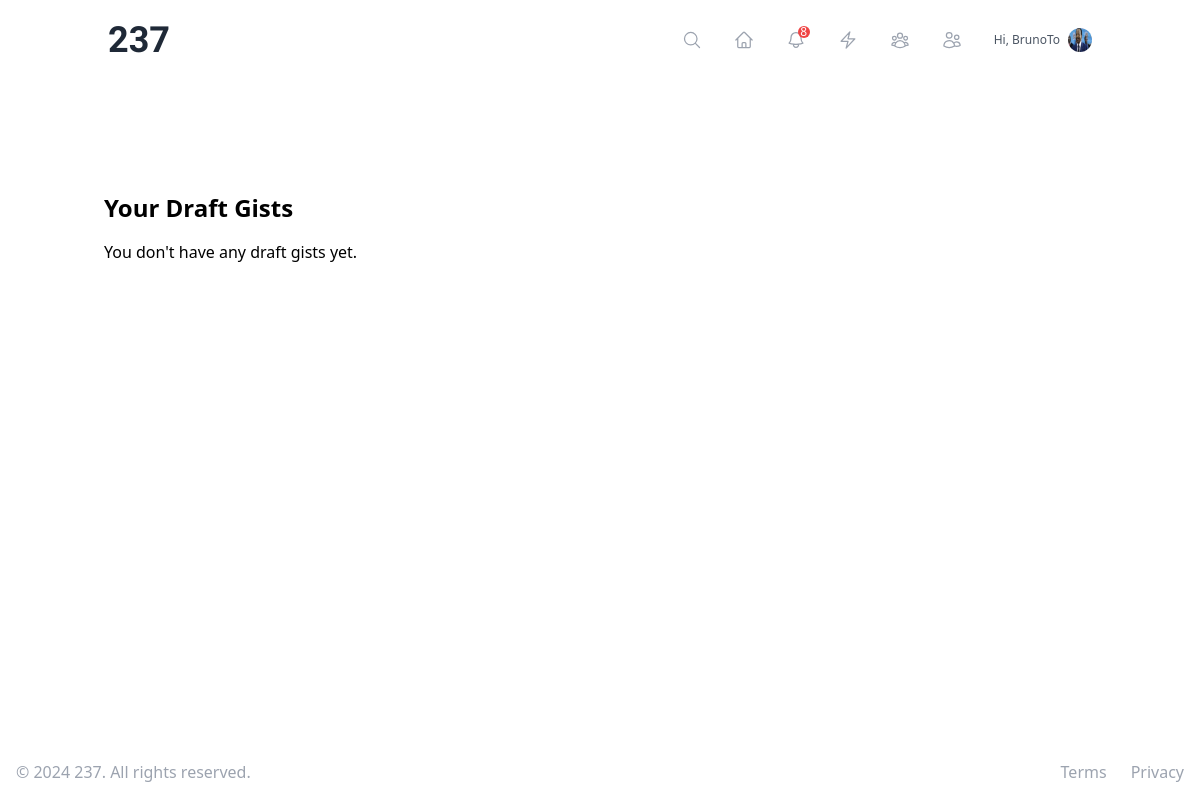
The page /drafts/ (signed in) on the database as committed earlier.
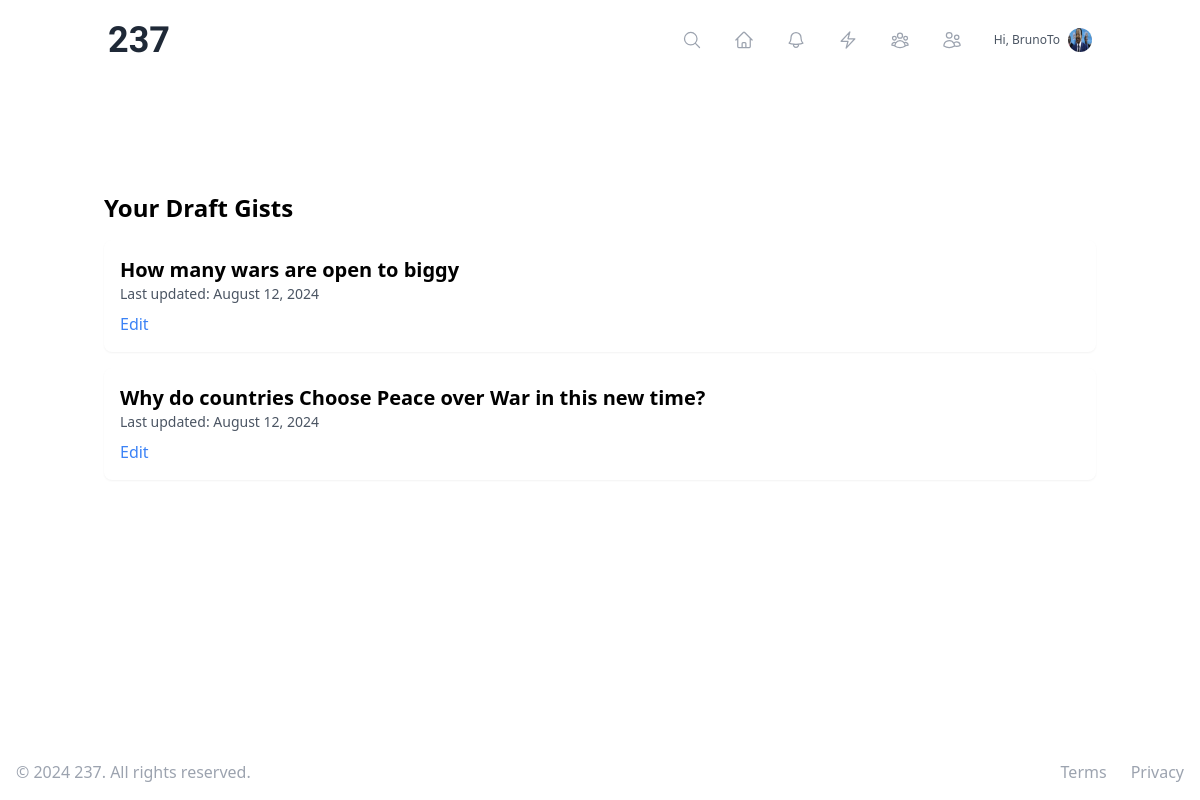
The same page on the database as committed later.
### users/models.py (models this page shows, shortened)
class User(AbstractUser):
    bio = models.TextField(max_length=500, blank=True)
    profile_picture = models.ImageField(upload_to='profile_pics/', blank=True, null=True)
    date_joined = models.DateTimeField(auto_now_add=True)
    location = models.CharField(max_length=100, blank=True)
    website = models.URLField(max_length=200, blank=True)
    following = models.ManyToManyField('self', symmetrical=False, related_name='followers')
    blocked_users = models.ManyToManyField('self', symmetrical=False, related_name='blocked_by')
    is_verified = models.BooleanField(default=False)
    is_premium = models.BooleanField(default=False)
    is_manual_writer = models.BooleanField(default=False)
    def get_avatar_url(self):
        return get_or_create_avatar(self)
    def unread_notifications_count(self):
        return self.notifications.filter(is_read=False).count()

### articles/models.py (models this page shows, shortened)
class Article(models.Model):
    title = models.CharField(max_length=200)
    content = models.TextField()
    image = models.ImageField(upload_to='article_images/', validators=[validate_file_size], null=True, blank=True)
    thumbnail = models.ImageField(upload_to='article_thumbnails/', validators=[validate_file_size], null=True, blank=True)
    author = models.ForeignKey(settings.AUTH_USER_MODEL, on_delete=models.CASCADE)
    created_at = models.DateTimeField(auto_now_add=True)
    updated_at = models.DateTimeField(auto_now=True)
    published_at = models.DateTimeField(null=True, blank=True)
    status = models.CharField(max_length=10, choices=[('draft', 'Draft'), ('published', 'Published')], default='draft')
    language = models.CharField(max_length=2, choices=[('EN', 'English'), ('FR', 'French')])
    tags = TaggableManager()
    bookmarks = models.ManyToManyField(settings.AUTH_USER_MODEL, related_name='bookmarked_articles', blank=True)

### articles/views.py (the view)
# urls.py: path('drafts/', DraftArticlesView.as_view(), name='draft_articles'),
class DraftArticlesView(LoginRequiredMixin, ListView):
    template_name = 'articles/draft_articles.html'
    context_object_name = 'drafts'
    def get_queryset(self):
        return Article.objects.filter(author=self.request.user, status='draft').order_by('-created_at')

### users/utils.py (called while the page is built)
def get_or_create_avatar(user):
    cache_key = f'user_avatar_{user.id}'
    avatar_url = cache.get(cache_key)
    if not avatar_url:
        if not user.profile_picture:
            avatar = generate_avatar(user.username)
            user.profile_picture.save(f"{user.username}_avatar.png", avatar, save=True)
        avatar_url = user.profile_picture.url
        cache.set(cache_key, avatar_url, timeout=86400)  # Cache for 24 hours
    return avatar_url

### templates/articles/draft_articles.html
{% extends "base.html" %}
{% block content %}
<div class="container mx-auto px-4 py-8">
    <h1 class="text-2xl font-bold mb-4">Your Draft Gists</h1>
    {% if drafts %}
        <div class="space-y-4">
            {% for draft in drafts %}
                <div class="bg-white shadow-sm rounded-lg p-4">
                    <h2 class="text-xl font-semibold">{{ draft.title }}</h2>
                    <p class="text-gray-600 text-sm">Last updated: {{ draft.updated_at|date:"F d, Y" }}</p>
                    <div class="mt-2">
                        <a href="{% url 'article_update' draft.pk %}" class="text-blue-500 hover:underline">Edit</a>
                    </div>
                </div>
            {% endfor %}
        </div>
    {% else %}
        <p>You don't have any draft gists yet.</p>
    {% endif %}
</div>
{% endblock %}

### templates/base.html (shortened to what this page needs)
<!DOCTYPE html>
{% load static %}
<html lang="en">
<head>
    <script src="https://cdn.tailwindcss.com"></script>
</head>
<body class=" min-h-screen flex flex-col">
    <header class="navbar fixed top-0 left-0 w-full z-30">
        <nav class="container mx-auto flex justify-between items-center p-5">
            <div class="text-4xl font-bold text-gray-800 font-angkor">
                <a href="{% url 'article_list' %}" class="font-playfair text-4xl font-bold">
                    237
                </a>
            </div>
            {% if user.is_authenticated %}
                <div class="hidden md:flex items-center space-x-8">
                    <a href="{% url 'search' %}" class="text-gray-400 hover:text-gray-600 group relative" title="Search">
                        <svg class="w-5 h-5" fill="none" stroke="currentColor" viewBox="0 0 24 24" xmlns="http://www.w3.org/2000/svg" stroke-width="1.5">
                            <path stroke-linecap="round" stroke-linejoin="round" d="M21 21l-5.197-5.197m0 0A7.5 7.5 0 105.196 5.196a7.5 7.5 0 0010.607 10.607z" />
                        </svg>
                    </a>
                    <a href="{% url 'article_list' %}" class="text-gray-400 hover:text-gray-600 group relative" title="Home">
                    </a>
                    <a href="{% url 'notification_list' %}" class="text-gray-400 hover:text-gray-600 relative group" title="Notifications">
                        {% if user.unread_notifications_count > 0 %}
                        <span class="absolute -top-1 -right-1 bg-red-500 text-white text-xs rounded-full h-3 w-3 flex items-center justify-center">
                            {{ user.unread_notifications_count }}
                        </span>
                        {% endif %}
                    </a>
                    <a href="{% url 'activity_feed' %}" class="text-gray-400 hover:text-gray-600 group relative" title="Activity Feed">
                        <svg class="w-5 h-5" fill="none" stroke="currentColor" viewBox="0 0 24 24" xmlns="http://www.w3.org/2000/svg" stroke-width="1.5">
                            <path stroke-linecap="round" stroke-linejoin="round" d="M3.75 13.5l10.5-11.25L12 10.5h8.25L9.75 21.75 12 13.5H3.75z" />
                        </svg>
                    </a>
                    <a href="{% url 'following_list' %}" class="text-gray-400 hover:text-gray-600 group relative" title="Connections">
                    </a>
                    <a href="{% url 'followers_list' %}" class="text-gray-400 hover:text-gray-600 group relative" title="Followers">
                    </a>
                    <a href="{% url 'user_profile' user.username %}" class="flex items-center space-x-2 text-gray-600 hover:text-gray-800 group relative">
                        <span class="text-xs">Hi, {{ user.username }}</span>
                        <img src="{{ user.get_avatar_url }}" alt="{{ user.username }}" class="w-6 h-6 rounded-full">
                    </a>
                </div>
            {% endif %}
        </nav>
    </header>
    <main class="my-40">
        {% block content %}
        {% endblock %}
    </main>
    <footer class="footer fixed bottom-0 left-0 w-full hero-foot  text-xs md:text-base z-30">
        <div class="max-w-7xl mx-auto py-2 md:py-4 px-2 md:px-4 flex flex-col md:flex-row items-center justify-between">
            <div class="flex justify-center space-x-4 md:space-x-6 order-2 md:order-2">
                <a href="#" class="text-gray-400 hover:text-gray-500">
                    Terms
                </a>
                <a href="#" class="text-gray-400 hover:text-gray-500">
                    Privacy
                </a>
            </div>
            <div class="mt-2 md:mt-0 order-1 md:order-1">
                <p class="text-center text-gray-400">&copy; 2024 237. All rights reserved.</p>
            </div>
        </div>
    </footer>
</body>
</html>

Rows that differ between the two databases and show on the page:
changed User "BrunoTo": unread_notifications_count "8" → (not shown)
added Article: title "How many wars are open to biggy", updated_at "August 12, 2024"
added Article: title "Why do countries Choose Peace over War in this new time?", updated_at "August 12, 2024"
Other text that changed with them:
text no longer shown: "You don't have any draft gists yet."
